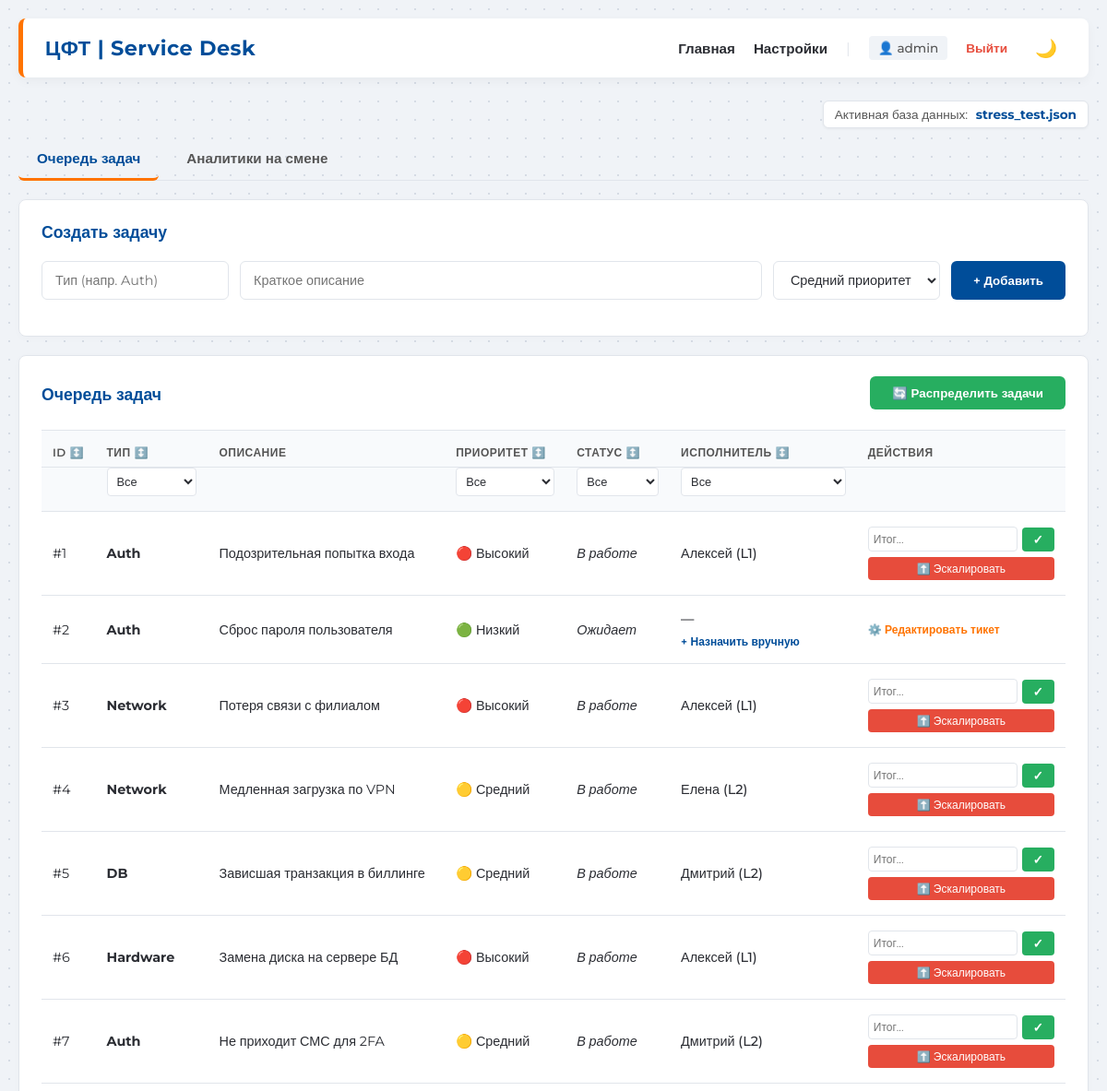
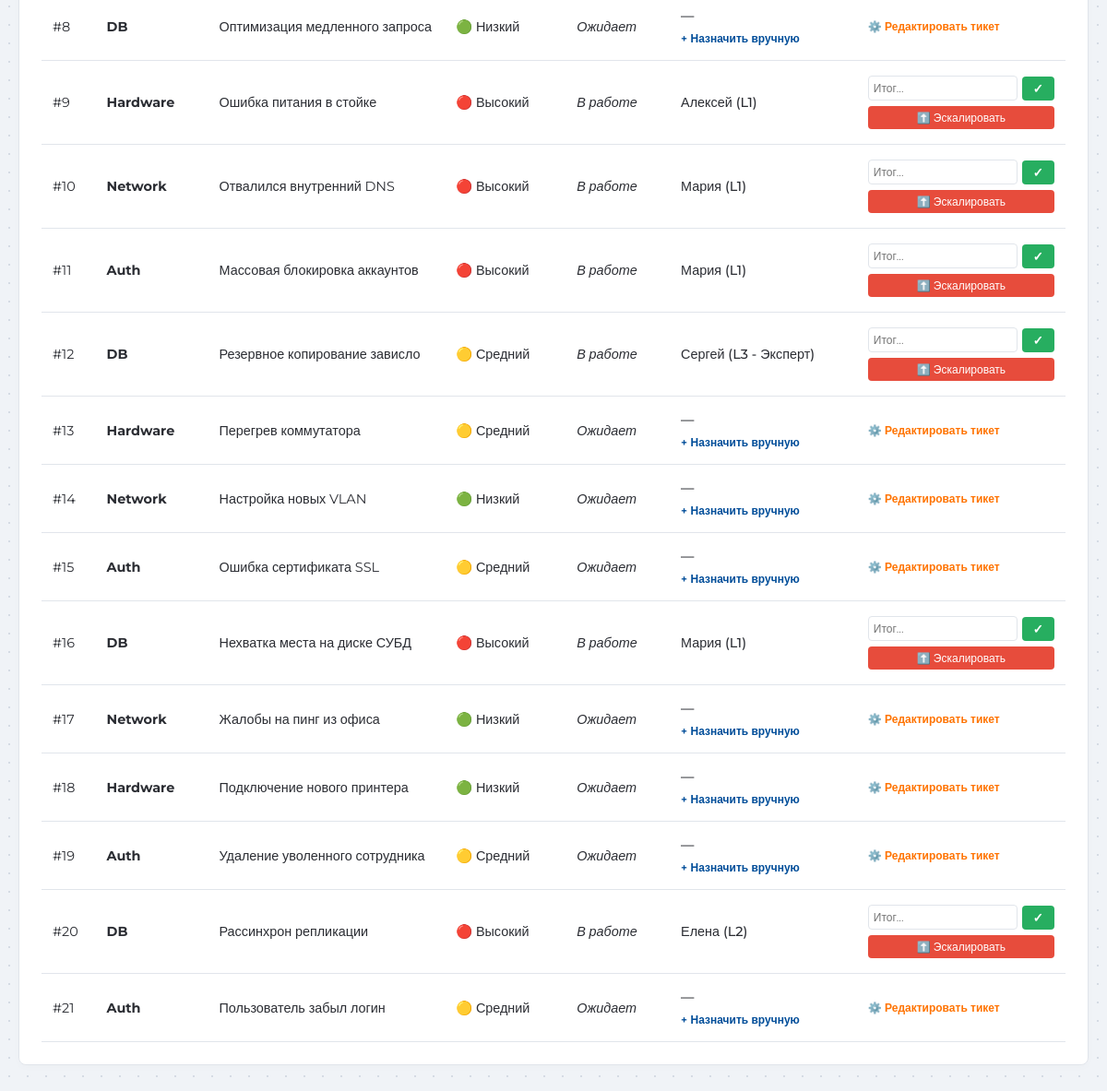
The page / (signed in) on the database as committed earlier (2 pictures, top to bottom).
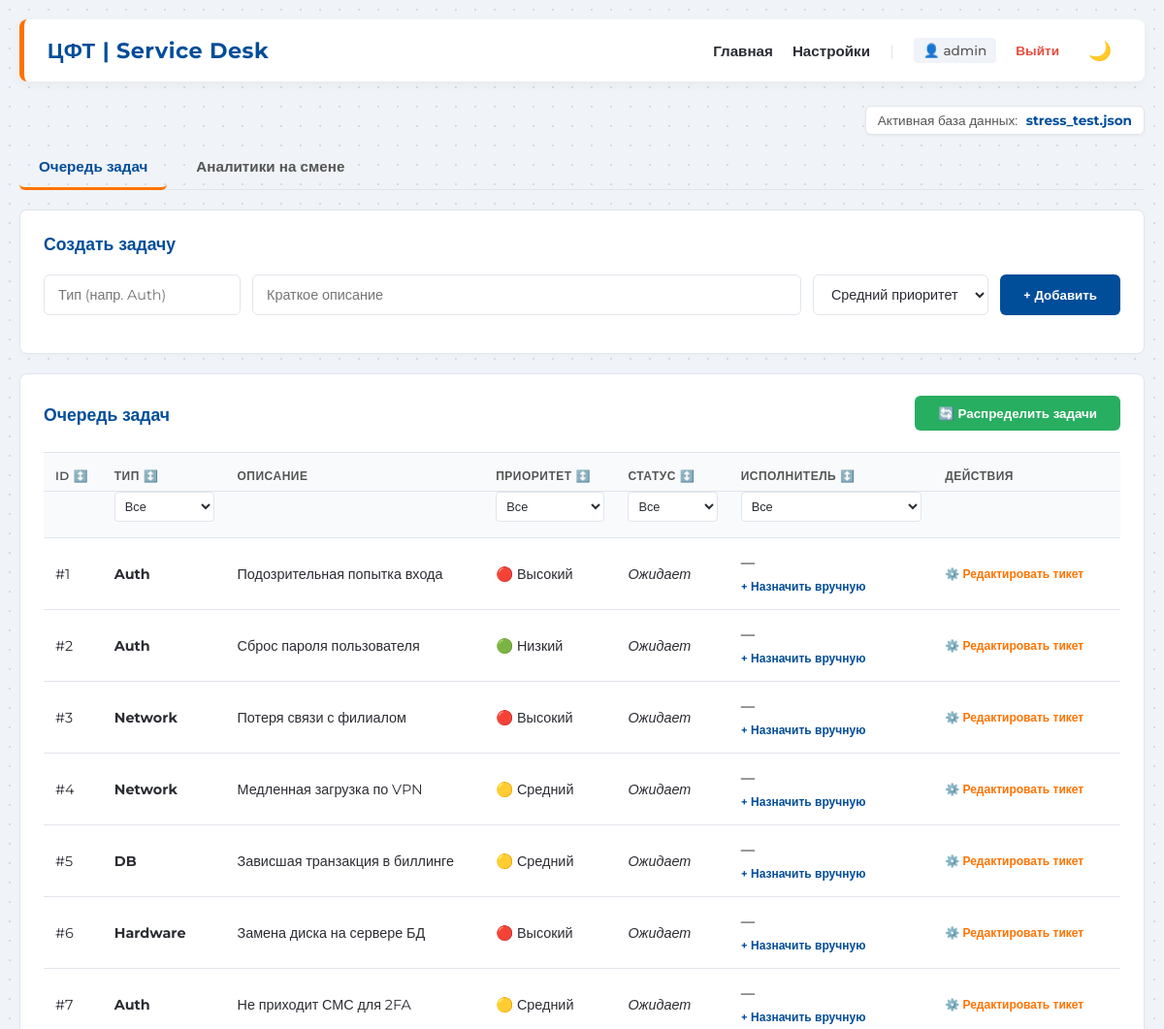
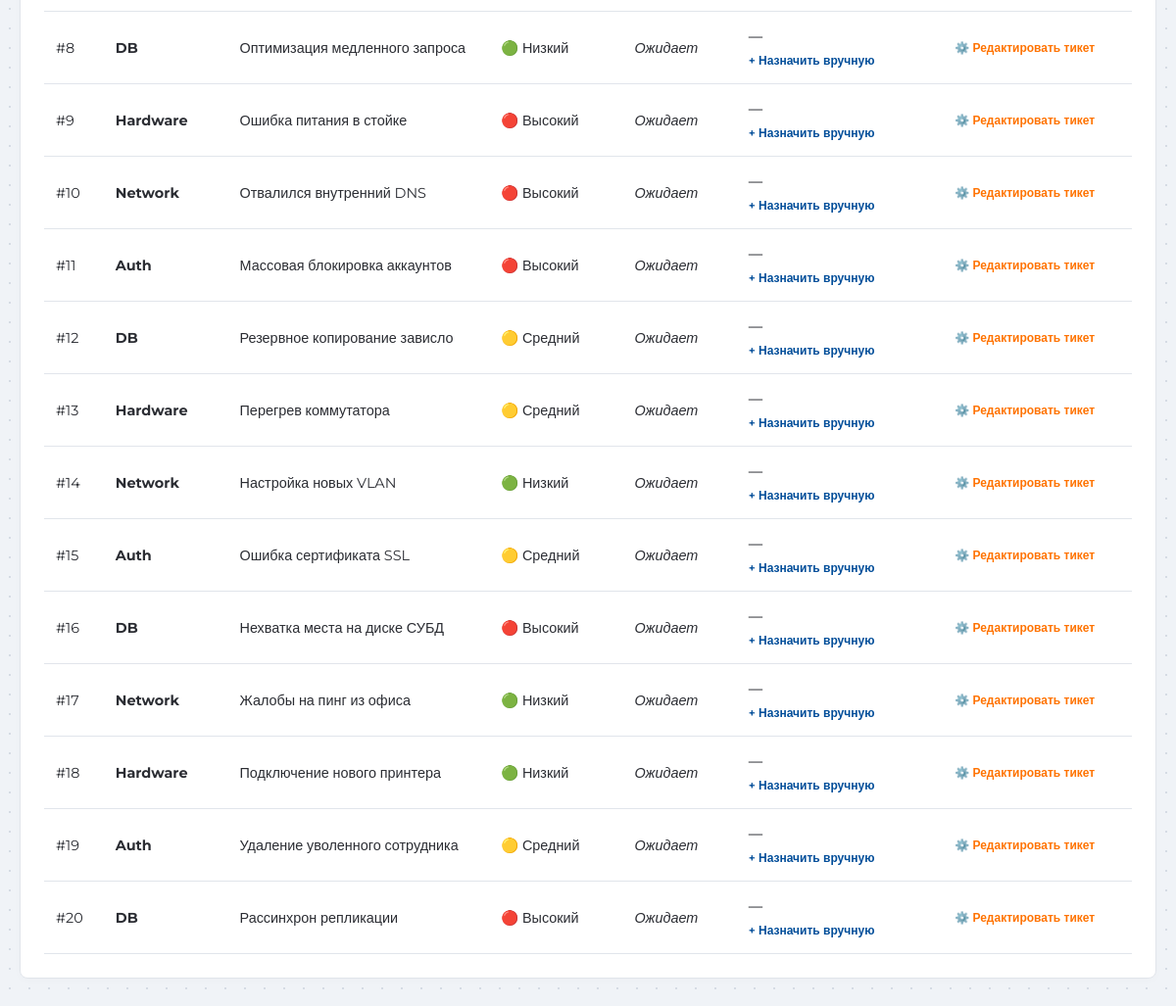
The same page on the database as committed later (2 pictures, top to bottom).
### tables this page shows
CREATE TABLE tasks (
            id INTEGER PRIMARY KEY AUTOINCREMENT,
            task_type TEXT NOT NULL,
            description TEXT,
            priority TEXT NOT NULL,
            status TEXT NOT NULL DEFAULT 'Ожидает',
            analyst_id INTEGER,
            created_at TIMESTAMP DEFAULT CURRENT_TIMESTAMP
        );

CREATE TABLE analysts (
            id INTEGER PRIMARY KEY AUTOINCREMENT,
            name TEXT NOT NULL,
            level TEXT NOT NULL,
            is_available INTEGER NOT NULL,
            max_open_tasks INTEGER NOT NULL
        );

### app/__init__.py (the view, shortened to what this page needs)
    @app.route('/', methods=['GET', 'POST'])
    def home():
        conn = get_db()
        analysts = conn.execute('SELECT * FROM analysts').fetchall()
        role = session.get('role')
        user_name = session.get('user_name')
        if role == 'admin':
            tasks = conn.execute('''
                SELECT tasks.*, analysts.name as analyst_name
                FROM tasks
                LEFT JOIN analysts ON tasks.analyst_id = analysts.id
            ''').fetchall()
        current_scenario = get_current_scenario()
        return render_template('index.html', analysts=analysts, tasks=tasks, current_scenario=current_scenario)

### app/__init__.py (called while the page is built)
def get_db():
    db_path = os.path.join(os.path.dirname(__file__), '..', 'instance', 'app.db')
    conn = sqlite3.connect(db_path)
    conn.row_factory = sqlite3.Row
    return conn

def get_current_scenario():
    if os.path.exists('current_scenario.txt'):
        with open('current_scenario.txt', 'r', encoding='utf-8') as f:
            return f.read().strip()
    return "Не выбрана (Ручной режим)"

### app/templates/index.html (shortened to what this page needs)
{% extends "base.html" %}
{% block content %}
    <div style="display: flex; justify-content: flex-end; margin-bottom: 10px;">
        <span style="font-size: 0.85rem; color: var(--cft-text-muted); background: var(--cft-card-bg); padding: 6px 12px; border-radius: 6px; border: 1px solid var(--cft-border); box-shadow: 0 1px 3px rgba(0,0,0,0.05);">
            Активная база данных: <strong style="color: var(--cft-blue); margin-left: 5px;">{{ current_scenario }}</strong>
        </span>
    </div>
    {% if session.get('role') == 'admin' %}
    <div class="tabs">
        <button class="tab-btn active" onclick="switchTab('tasks-tab', this)">Очередь задач</button>
        <button class="tab-btn" onclick="switchTab('analysts-tab', this)">Аналитики на смене</button>
    </div>
    {% endif %}
    <div id="tasks-tab" class="tab-content active">
        {% if session.get('role') == 'admin' %}
        <div class="card">
            <h2>Создать задачу</h2>
            <form action="/" method="post" class="form-group">
                <input type="text" name="task_type" placeholder="Тип (напр. Auth)" required>
                <input type="text" name="description" placeholder="Краткое описание" style="flex-grow: 1;">
                <select name="priority">
                    <option value="medium" selected>Средний приоритет</option>
                </select>
                <button type="submit">+ Добавить</button>
            </form>
        </div>
        {% endif %}
        <div class="card">
            <div style="display: flex; justify-content: space-between; align-items: center; margin-bottom: 20px;">
                <h2 style="margin-bottom: 0;">Очередь задач</h2>
                {% if session.get('role') == 'admin' %}
                <form action="/distribute" method="post" style="margin: 0;">
                    <button type="submit" class="btn-success" style="transform: translateY(-2px);">🔄 Распределить задачи</button>
                </form>
                {% endif %}
            </div>
            <table id="tasks-table">
                <thead>
                    <tr class="header-row">
                        <th><div class="th-content" onclick="sortTasksTable(0)" title="Сортировать по ID">ID ↕️</div></th>
                        <th><div class="th-content" onclick="sortTasksTable(1)" title="Сортировать по типу">Тип ↕️</div></th>
                        <th>Описание</th>
                        <th><div class="th-content" onclick="sortTasksTable(3)" title="Сортировать по приоритету">Приоритет ↕️</div></th>
                        <th><div class="th-content" onclick="sortTasksTable(4)" title="Сортировать по статусу">Статус ↕️</div></th>
                        <th><div class="th-content" onclick="sortTasksTable(5)" title="Сортировать по исполнителю">Исполнитель ↕️</div></th>
                        <th>Действия</th>
                    </tr>
                    <tr class="filters-row">
                        <th></th>
                        <th>
                            <select class="filter-select" data-col="1" onchange="applyFilters()">
                                <option value="all">Все</option>
                            </select>
                        </th>
                        <th></th>
                        <th>
                            <select class="filter-select" data-col="3" onchange="applyFilters()">
                                <option value="all">Все</option>
                            </select>
                        </th>
                        <th>
                            <select class="filter-select" data-col="4" onchange="applyFilters()">
                                <option value="all">Все</option>
                            </select>
                        </th>
                        <th>
                            <select class="filter-select" data-col="5" onchange="applyFilters()">
                                <option value="all">Все</option>
                            </select>
                        </th>
                        <th></th>
                    </tr>
                </thead>
                <tbody>
                    {% for task in tasks %}
                    <tr>
                        <td>#{{ task['id'] }}</td>
                        <td><strong>{{ task['task_type'] }}</strong></td>
                        <td>{{ task['description'] }}</td>
                        <td>
                            {% if task['priority'] == 'high' %}🔴 Высокий
                            {% elif task['priority'] == 'medium' %}🟡 Средний
                            {% else %}🟢 Низкий{% endif %}
                        </td>
                        <td><em>{{ task['status'] }}</em></td>
                        <td>
                            <div style="font-weight: 500;">{{ task['analyst_name'] if task['analyst_name'] else '—' }}</div>
                            {% if task['status'] == 'Ожидает' and session.get('role') == 'admin' %}
                            <div style="position: relative; margin-top: 8px;">
                                <details class="dropdown-details">
                                    <summary style="font-size: 0.75rem; color: var(--cft-blue); cursor: pointer; font-weight: 600; list-style: none;">+ Назначить вручную</summary>
                                </details>
                            </div>
                            {% endif %}
                        </td>
                        <td style="min-width: 160px;">
                            {% if session.get('role') == 'admin' and task['status'] == 'Ожидает' %}
                            <div style="position: relative;">
                                <details class="dropdown-details">
                                    <summary style="font-size: 0.75rem; color: var(--cft-orange); cursor: pointer; font-weight: 600; list-style: none;">⚙️ Редактировать тикет</summary>
                                </details>
                            </div>
                            {% endif %}
                            {% if task['status'] == 'В работе' and (session.get('role') == 'admin' or task['analyst_name'] == session.get('user_name')) %}
                            <div style="display: flex; flex-direction: column; gap: 6px;">
                                <form action="/complete/{{ task['id'] }}" method="post" style="margin: 0; display: flex; gap: 5px; align-items: center;">
                                    <input type="text" name="resolution_comment" placeholder="Итог..." required style="width: 100%; min-width: 60px; padding: 5px; font-size: 0.75rem; border-radius: 4px; border: 1px solid var(--cft-border); box-sizing: border-box;">
                                    <button type="submit" style="background-color: #27ae60; color: white; padding: 5px 12px; font-size: 0.85rem; font-weight: bold; border-radius: 4px; border: none; cursor: pointer; flex-shrink: 0;" title="Завершить задачу">✓</button>
                                </form>
                                {% set ns = namespace(level='') %}
                                {% for a in analysts if a['id'] == task['analyst_id'] or a['name'] == task['analyst_name'] %}
                                    {% set ns.level = a['level'] %}
                                {% endfor %}
                                {% if session.get('role') == 'admin' or ns.level != 'L3' %}
                                <form action="/escalate/{{ task['id'] }}" method="post" style="margin: 0;">
                                    <button type="submit" style="width: 100%; background-color: #e74c3c; padding: 5px; font-size: 0.75rem; border-radius: 4px; color: white; border: none; cursor: pointer; font-weight: 500;">⬆️ Эскалировать</button>
                                </form>
                                {% endif %}
                            </div>
                            {% elif task['status'] != 'Ожидает' or session.get('role') != 'admin' %}
                                <span style="color: var(--cft-text-muted);">—</span>
                            {% endif %}
                        </td>
                    </tr>
                    {% else %}
                    <tr>
                        <td colspan="7" style="text-align: center; color: var(--cft-text-muted);">Задач пока нет.</td>
                    </tr>
                    {% endfor %}
                </tbody>
            </table>
        </div>
    </div>
{% endblock %}

### app/templates/base.html (shortened to what this page needs)
<!DOCTYPE html>
<html lang="ru" data-theme="light">
<head>
</head>
<body>
    <div class="container">
        <div class="header">
            <div class="header-logo">
                <h1>ЦФТ | Service Desk</h1>
            </div>
            <div class="nav-links">
                {% if session.get('role') %}
                    <a href="/">Главная</a>
                    {% if session.get('role') == 'admin' %}
                        <a href="/settings">Настройки</a>
                    {% endif %}
                    <span style="color: var(--cft-border);">|</span>
                    <span style="font-size: 0.85rem; color: var(--cft-text-muted); background: var(--cft-bg); padding: 5px 10px; border-radius: 4px; font-weight: 500;">
                        👤 {{ session.get('user_name') }}
                    </span>
                    <a href="/logout" style="color: #e74c3c; font-size: 0.85rem;">Выйти</a>
                    <button id="theme-toggle" title="Переключить тему">🌙</button>
                {% endif %}
            </div>
        </div>
        {% block content %}{% endblock %}
    </div>
</body>
</html>

### app/templates/base.html (style rules this page uses)
:root { --cft-blue: #004D99; --cft-orange: #FF7300; --cft-bg: #F0F3F7; --cft-text: #2B2D33; --cft-text-muted: #555555; --cft-border: #E1E5EB; --cft-card-bg: #FFFFFF; --cft-table-header: #F8FAFC; --cft-hover-bg: #F8FAFC; --cft-input-bg: #FFFFFF; --cft-pattern: radial-gradient(#d5dbe4 1px, transparent 1px); }
body { font-family: 'Montserrat', sans-serif; background-color: var(--cft-bg); color: var(--cft-text); margin: 0; padding: 20px; background-image: var(--cft-pattern); background-size: 20px 20px; transition: background-color 0.3s, color 0.3s; }
.container { max-width: 1200px; margin: 0 auto; }
.header { margin-bottom: 25px; padding: 15px 24px; background: var(--cft-card-bg); border-radius: 8px; box-shadow: 0 4px 12px rgba(0, 0, 0, 0.04); border-left: 5px solid var(--cft-orange); display: flex; justify-content: space-between; align-items: center; transition: box-shadow 0.3s ease, background-color 0.3s ease; }
.header-logo h1 { margin: 0; color: var(--cft-blue); font-size: 1.4rem; font-weight: 700; letter-spacing: 0.5px; transition: color 0.3s; }
.nav-links { display: flex; gap: 20px; align-items: center; }
.nav-links a { text-decoration: none; color: var(--cft-text); font-weight: 600; font-size: 0.95rem; transition: color 0.2s, transform 0.2s; }
.card { background: var(--cft-card-bg); border-radius: 8px; padding: 24px; margin-bottom: 20px; box-shadow: 0 2px 10px rgba(0,0,0,0.02); border: 1px solid var(--cft-border); transition: transform 0.3s cubic-bezier(0.16, 1, 0.3, 1), box-shadow 0.3s ease, background-color 0.3s ease, border-color 0.3s; }
h1, h2, h3 { color: var(--cft-blue); margin-top: 0; font-weight: 600; transition: color 0.3s; }
h2 { font-size: 1.1rem; margin-bottom: 20px; }
.tabs { margin-bottom: 20px; display: flex; gap: 10px; border-bottom: 1px solid var(--cft-border); padding-bottom: 0; }
.tab-btn { background-color: transparent; color: var(--cft-text-muted); border: none; border-bottom: 3px solid transparent; padding: 12px 20px; cursor: pointer; font-weight: 600; font-size: 0.95rem; font-family: inherit; transition: all 0.2s ease; position: relative; top: 1px; }
.tab-btn.active { color: var(--cft-blue); border-bottom: 3px solid var(--cft-orange); }
.tab-content { display: none; }
.tab-content.active { display: block; animation: slideUpFade 0.4s cubic-bezier(0.16, 1, 0.3, 1) forwards; }
table { width: 100%; border-collapse: collapse; font-size: 0.9rem; }
th, td { padding: 16px 12px; text-align: left; border-bottom: 1px solid var(--cft-border); transition: background-color 0.2s ease, border-color 0.3s; }
th { background-color: var(--cft-table-header); color: var(--cft-text-muted); font-weight: 600; text-transform: uppercase; font-size: 0.75rem; letter-spacing: 0.5px; border-top: 1px solid var(--cft-border); }
input, select, textarea { padding: 10px 14px; border: 1px solid var(--cft-border); border-radius: 6px; font-family: inherit; font-size: 0.9rem; background-color: var(--cft-input-bg); color: var(--cft-text); outline: none; transition: border-color 0.2s, box-shadow 0.2s, background-color 0.3s, color 0.3s; }
button, .btn-success, .btn-warning { background-color: var(--cft-blue); color: white; border: none; padding: 10px 24px; border-radius: 6px; cursor: pointer; font-weight: 600; font-family: inherit; transition: all 0.2s cubic-bezier(0.16, 1, 0.3, 1); }
.btn-success { background-color: #27ae60; }
.form-group { display: flex; gap: 12px; margin-bottom: 15px; }
#theme-toggle { background: transparent; padding: 5px 10px; font-size: 1.2rem; box-shadow: none; }

### app/templates/index.html (style rules this page uses)
.filter-select { width: 100%; padding: 6px; font-size: 0.8rem; border: 1px solid var(--cft-border); border-radius: 4px; background-color: var(--cft-input-bg); color: var(--cft-text); cursor: pointer; outline: none; font-family: inherit; }
.th-content { cursor: pointer; display: inline-block; }
.header-row th { border-bottom: none; padding-bottom: 8px; }
.filters-row th { padding-top: 0; }

Rows that differ between the two databases and show on the page:
removed tasks: id "21", task_type "Auth", description "Пользователь забыл логин", priority "🟡 Средний", status "Ожидает", task "—"
changed tasks "Подозрительная попытка входа": status "В работе" → "Ожидает"; name "Алексей (L1)" → "—"; status "✓ ⬆️ Эскалировать" → "+ Назначить вручную ⚙️ Редактировать тикет"
changed tasks "Потеря связи с филиалом": status "В работе" → "Ожидает"; name "Алексей (L1)" → "—"; status "✓ ⬆️ Эскалировать" → "+ Назначить вручную ⚙️ Редактировать тикет"
changed tasks "Медленная загрузка по VPN": status "В работе" → "Ожидает"; name "Елена (L2)" → "—"; status "✓ ⬆️ Эскалировать" → "+ Назначить вручную ⚙️ Редактировать тикет"
changed tasks "Зависшая транзакция в биллинге": status "В работе" → "Ожидает"; name "Дмитрий (L2)" → "—"; status "✓ ⬆️ Эскалировать" → "+ Назначить вручную ⚙️ Редактировать тикет"
changed tasks "Замена диска на сервере БД": status "В работе" → "Ожидает"; name "Алексей (L1)" → "—"; status "✓ ⬆️ Эскалировать" → "+ Назначить вручную ⚙️ Редактировать тикет"
changed tasks "Не приходит СМС для 2FA": status "В работе" → "Ожидает"; name "Дмитрий (L2)" → "—"; status "✓ ⬆️ Эскалировать" → "+ Назначить вручную ⚙️ Редактировать тикет"
changed tasks "Ошибка питания в стойке": status "В работе" → "Ожидает"; name "Алексей (L1)" → "—"; status "✓ ⬆️ Эскалировать" → "+ Назначить вручную ⚙️ Редактировать тикет"
changed tasks "Отвалился внутренний DNS": status "В работе" → "Ожидает"; name "Мария (L1)" → "—"; status "✓ ⬆️ Эскалировать" → "+ Назначить вручную ⚙️ Редактировать тикет"
changed tasks "Массовая блокировка аккаунтов": status "В работе" → "Ожидает"; name "Мария (L1)" → "—"; status "✓ ⬆️ Эскалировать" → "+ Назначить вручную ⚙️ Редактировать тикет"
changed tasks "Резервное копирование зависло": status "В работе" → "Ожидает"; name "Сергей (L3 - Эксперт)" → "—"; status "✓ ⬆️ Эскалировать" → "+ Назначить вручную ⚙️ Редактировать тикет"
changed tasks "Нехватка места на диске СУБД": status "В работе" → "Ожидает"; name "Мария (L1)" → "—"; status "✓ ⬆️ Эскалировать" → "+ Назначить вручную ⚙️ Редактировать тикет"
changed tasks "Рассинхрон репликации": status "В работе" → "Ожидает"; name "Елена (L2)" → "—"; status "✓ ⬆️ Эскалировать" → "+ Назначить вручную ⚙️ Редактировать тикет"
